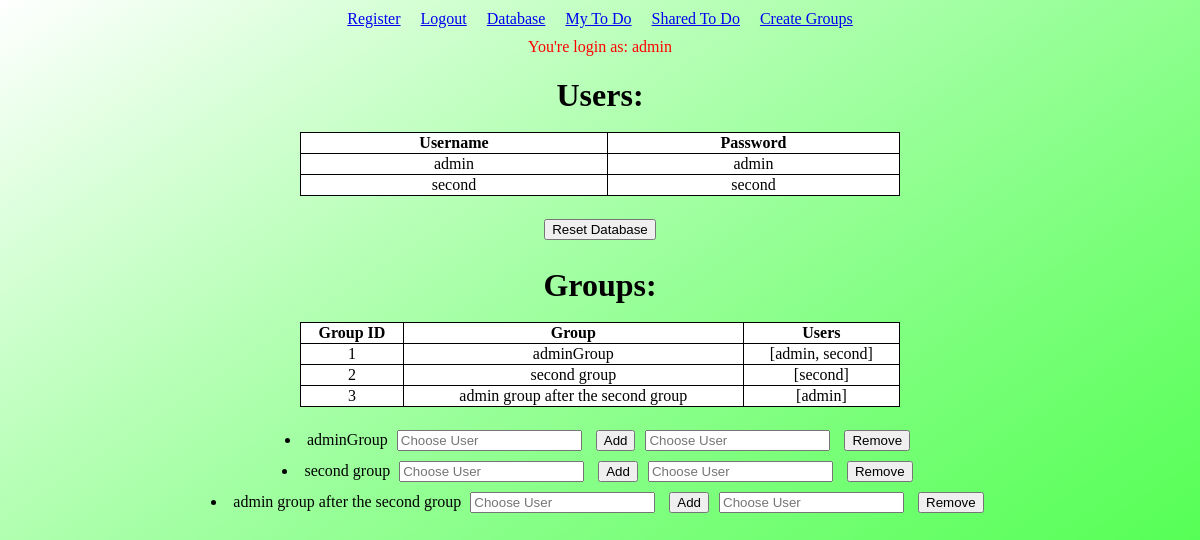
/database (signed in), run on an earlier commit of the app's database.
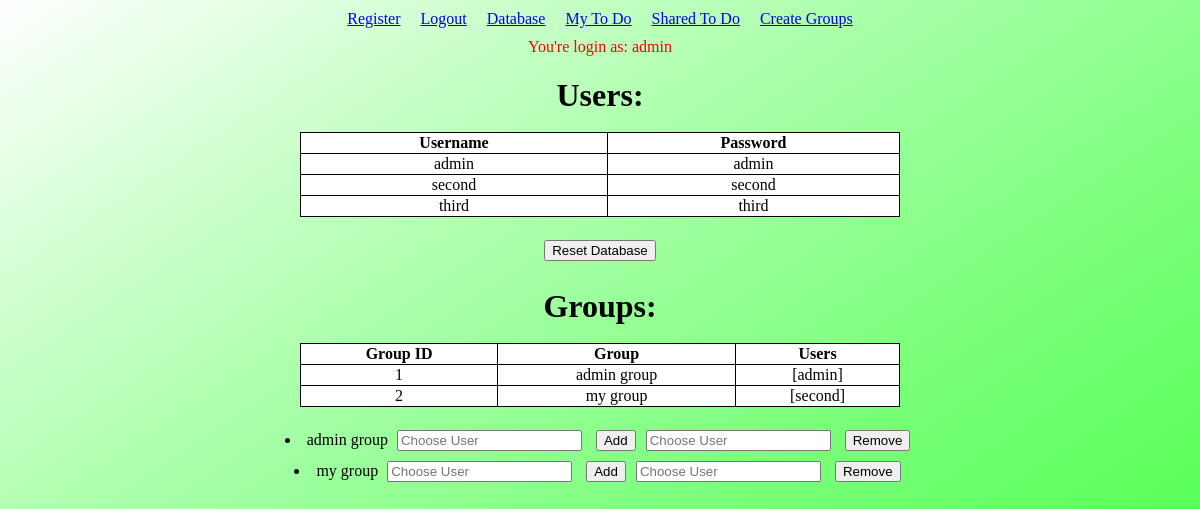
And on a later commit of the database.
### main.py (models this page shows, shortened)
class User(db.Model, UserMixin):
    id = db.Column(db.Integer, primary_key = True)
    username = db.Column(db.String(10), unique=True, index=True)
    password = db.Column(db.String(20))
    todos = db.relationship('Todo', backref='owner', lazy=True)
    def __repr__(self):
        return self.username

class Group(db.Model):
    id = db.Column(db.Integer, primary_key = True)
    name = db.Column(db.String(10), unique=True, index=True)
    password = db.Column(db.String(20))
    users = db.relationship('User',
                            secondary=groups,
                            backref=db.backref('groups',
                                                lazy='dynamic',
                                                order_by=name))
    def __repr__(self):
        return self.name

### main.py (the view)
@app.route("/database")
@login_required
def database():
    if current_user.username == 'admin':
        users = User.query.all()
        groups = Group.query.all()
        return render_template('database.html', users=users, groups=groups)
    abort(401)

### main.py (called while the page is built)
@login_manager.user_loader
def load_user(user_id):
    return User.query.get(int(user_id))

### templates/database.html
{% extends "layout.html" %}
{% block content %}
    <h1>Users:</h1>
    <br>
    <table style="width: 50%; margin-left: auto; margin-right: auto;">
        <tr>
            <th>Username</th>
            <th>Password</th>
        </tr>
        {% for user in users %}
            <tr>
                <td style="text-align: center;"> {{ user.username }} </td>
                <td style="text-align: center;"> {{ user.password }} </td>
            </tr>
        {% endfor %}
    </table>
    <br>
    <form action="/resetdb" method="POST">
        <input type="submit" value="Reset Database">
    </form>
    <h1>Groups:</h1>
    <br>
    <table style="width: 50%; margin-left: auto; margin-right: auto;">
        <tr>
            <th>Group ID</th>
            <th>Group</th>
            <th>Users</th>
        </tr>
        {% for group in groups %}
            <tr>
                <td style="text-align: center;"> {{ group.id }} </td>
                <td style="text-align: center;"> {{ group }} </td>
                <td style="text-align: center;"> {{ group.users }} </td>
            </tr>
        {% endfor %}
    </table>
    <br>
    {% for group in groups %}
        <div class="Container">
            <form action="/addToGroup/{{ group.id }}" method="POST">
            <li>{{ group }} <input type="text" placeholder="Choose User" name="chosenUser"> <input type="submit" value="Add"> </li>
            </form>
            <form action="/removeFromGroup/{{ group.id }}" method="POST">
            <input type="text" placeholder="Choose User" name="chosenUser">
            <input type="submit" value="Remove">
            </form>
        </div>
    {% endfor %}
{% endblock %}

### templates/layout.html (shortened to what this page needs)
<!DOCTYPE html>
<html lang="en">
<head>
    <link rel="stylesheet" href="static/styles.css">
</head>
<body>
    <section class="links">
        <a href="{{ url_for('register') }}">Register</a>
        <br>
        {% if current_user.is_authenticated %}
            <a href="{{ url_for('logout') }}">Logout</a>
        {% else %}
            <a href="{{ url_for('login') }}">Login</a>
        {% endif %}
        <br>
        <a href="{{ url_for('database') }}">Database</a>
        <br>
        <a href="{{ url_for('mytodo') }}">My To Do</a>
        <br>
        <a href="{{ url_for('sharedtodo') }}">Shared To Do</a>
        <br>
        <a href="{{ url_for('create_group') }}">Create Groups</a>
        <br>
    </section>
    <div class="login-info">
        {% if current_user.is_authenticated %}
            <span>You're login as: {{  current_user.username }}</span>
        {% else %}
            <span>You're not login.</span>
        {% endif %}
    </div>
    {% block content %}{% endblock %}
</body>
</html>

### static/styles.css (style rules this page uses)
html, body { margin: 0; padding: 0; background-image: linear-gradient(to right bottom, rgba(0,255,0,0), rgba(0,255,0,0.5)); background-size: cover; background-repeat: no-repeat; width: 100%; min-height: 100vh; }
.links { display: flex; align-items: center; justify-content: center; }
a { margin: 10px; }
.login-info { text-align: center; color: red; }
h1 { text-align: center; margin-bottom: 0; }
form { text-align: center; }
input { margin: 5px; }
table, th, td { border: 1px solid black; border-collapse: collapse; color: black; background-color: white; }
.Container { display: flex; flex-wrap: wrap; justify-content: center; }

What changed in the data, as far as the page shows it:
removed Group: id "3", name "admin group after the second group", users "[admin]"
added User: username "third", password "third"
changed Group id 1: name "adminGroup" → "admin group"; users "[admin, second]" → "[admin]"
changed Group "[second]": name "second group" → "my group"
